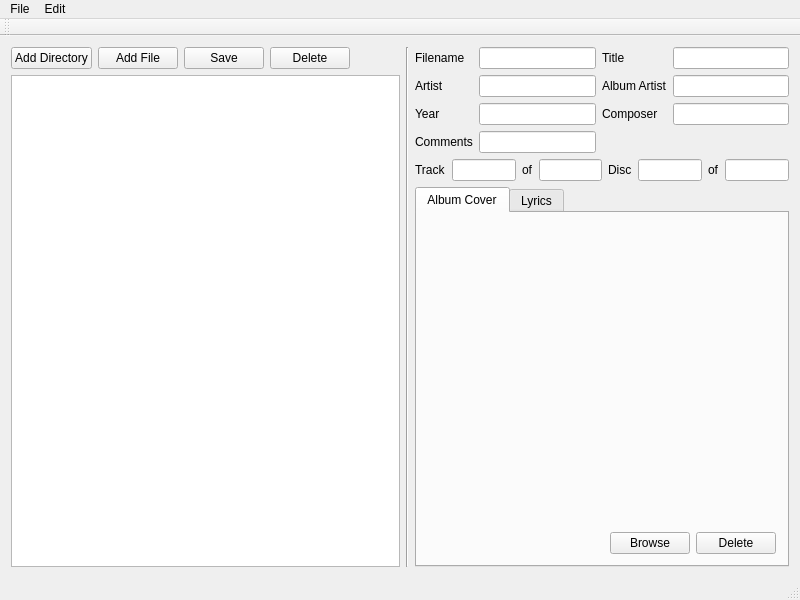
<?xml version="1.0" encoding="UTF-8"?>
<ui version="4.0">
 <class>MainWindow</class>
 <widget class="QMainWindow" name="MainWindow">
  <property name="geometry">
   <rect>
    <x>0</x>
    <y>0</y>
    <width>800</width>
    <height>600</height>
   </rect>
  </property>
  <property name="windowTitle">
   <string>MainWindow</string>
  </property>
  <widget class="QWidget" name="centralWidget">
   <layout class="QHBoxLayout" name="horizontalLayout_6">
    <item>
     <layout class="QVBoxLayout" name="verticalLayout">
      <item>
       <layout class="QHBoxLayout" name="horizontalLayout_5">
        <item>
         <widget class="QPushButton" name="addDirPushButton">
          <property name="text">
           <string>Add Directory</string>
          </property>
         </widget>
        </item>
        <item>
         <widget class="QPushButton" name="addFilePushButton">
          <property name="text">
           <string>Add File</string>
          </property>
         </widget>
        </item>
        <item>
         <widget class="QPushButton" name="savePushButton">
          <property name="text">
           <string>Save</string>
          </property>
         </widget>
        </item>
        <item>
         <widget class="QPushButton" name="deletePushButton">
          <property name="text">
           <string>Delete</string>
          </property>
         </widget>
        </item>
        <item>
         <spacer name="horizontalSpacer">
          <property name="orientation">
           <enum>Qt::Horizontal</enum>
          </property>
          <property name="sizeType">
           <enum>QSizePolicy::MinimumExpanding</enum>
          </property>
          <property name="sizeHint" stdset="0">
           <size>
            <width>50</width>
            <height>20</height>
           </size>
          </property>
         </spacer>
        </item>
       </layout>
      </item>
      <item>
       <widget class="QListView" name="listView">
        <property name="minimumSize">
         <size>
          <width>375</width>
          <height>0</height>
         </size>
        </property>
       </widget>
      </item>
     </layout>
    </item>
    <item>
     <widget class="Line" name="line">
      <property name="orientation">
       <enum>Qt::Vertical</enum>
      </property>
     </widget>
    </item>
    <item>
     <layout class="QVBoxLayout" name="verticalLayout_2">
      <item>
       <layout class="QGridLayout" name="gridLayout_2">
        <item row="3" column="1">
         <widget class="QLineEdit" name="lineEdit_6"/>
        </item>
        <item row="0" column="2">
         <widget class="QLabel" name="label_5">
          <property name="text">
           <string>Title</string>
          </property>
         </widget>
        </item>
        <item row="2" column="3">
         <widget class="QLineEdit" name="lineEdit_7"/>
        </item>
        <item row="2" column="0">
         <widget class="QLabel" name="label_4">
          <property name="text">
           <string>Year</string>
          </property>
         </widget>
        </item>
        <item row="1" column="0">
         <widget class="QLabel" name="label_3">
          <property name="text">
           <string>Artist</string>
          </property>
         </widget>
        </item>
        <item row="1" column="1">
         <widget class="QLineEdit" name="lineEdit_4"/>
        </item>
        <item row="0" column="0">
         <widget class="QLabel" name="label_2">
          <property name="text">
           <string>Filename</string>
          </property>
         </widget>
        </item>
        <item row="1" column="2">
         <widget class="QLabel" name="label_9">
          <property name="text">
           <string>Album Artist</string>
          </property>
         </widget>
        </item>
        <item row="0" column="3">
         <widget class="QLineEdit" name="lineEdit_2"/>
        </item>
        <item row="2" column="2">
         <widget class="QLabel" name="label_8">
          <property name="text">
           <string>Composer</string>
          </property>
         </widget>
        </item>
        <item row="1" column="3">
         <widget class="QLineEdit" name="lineEdit_8"/>
        </item>
        <item row="2" column="1">
         <widget class="QLineEdit" name="lineEdit_3"/>
        </item>
        <item row="3" column="0">
         <widget class="QLabel" name="label_6">
          <property name="text">
           <string>Comments</string>
          </property>
         </widget>
        </item>
        <item row="0" column="1">
         <widget class="QLineEdit" name="lineEdit"/>
        </item>
       </layout>
      </item>
      <item>
       <layout class="QGridLayout" name="gridLayout_4">
        <item row="4" column="5">
         <widget class="QLineEdit" name="lineEdit_10"/>
        </item>
        <item row="4" column="6">
         <widget class="QLabel" name="label_11">
          <property name="text">
           <string>of</string>
          </property>
         </widget>
        </item>
        <item row="4" column="0">
         <widget class="QLabel" name="label">
          <property name="text">
           <string>Track</string>
          </property>
         </widget>
        </item>
        <item row="4" column="4">
         <widget class="QLabel" name="label_10">
          <property name="text">
           <string>Disc</string>
          </property>
         </widget>
        </item>
        <item row="4" column="3">
         <widget class="QLineEdit" name="lineEdit_9"/>
        </item>
        <item row="4" column="1">
         <widget class="QLineEdit" name="lineEdit_5"/>
        </item>
        <item row="4" column="2">
         <widget class="QLabel" name="label_7">
          <property name="text">
           <string>of</string>
          </property>
         </widget>
        </item>
        <item row="4" column="7">
         <widget class="QLineEdit" name="lineEdit_11"/>
        </item>
       </layout>
      </item>
      <item>
       <widget class="QTabWidget" name="tabWidget">
        <property name="currentIndex">
         <number>0</number>
        </property>
        <widget class="QWidget" name="albumCoverTab">
         <attribute name="title">
          <string>Album Cover</string>
         </attribute>
         <layout class="QVBoxLayout" name="verticalLayout_4">
          <item>
           <widget class="QLabel" name="albumCoverLabel">
            <property name="minimumSize">
             <size>
              <width>0</width>
              <height>300</height>
             </size>
            </property>
            <property name="text">
             <string/>
            </property>
           </widget>
          </item>
          <item>
           <layout class="QHBoxLayout" name="horizontalLayout">
            <item>
             <spacer name="horizontalSpacer_2">
              <property name="orientation">
               <enum>Qt::Horizontal</enum>
              </property>
              <property name="sizeHint" stdset="0">
               <size>
                <width>40</width>
                <height>20</height>
               </size>
              </property>
             </spacer>
            </item>
            <item>
             <widget class="QPushButton" name="browseImgPushButton">
              <property name="text">
               <string>Browse</string>
              </property>
             </widget>
            </item>
            <item>
             <widget class="QPushButton" name="deleteImgPushButton">
              <property name="text">
               <string>Delete</string>
              </property>
             </widget>
            </item>
           </layout>
          </item>
         </layout>
        </widget>
        <widget class="QWidget" name="lyricsTab">
         <attribute name="title">
          <string>Lyrics</string>
         </attribute>
         <layout class="QVBoxLayout" name="verticalLayout_3">
          <item>
           <widget class="QTextBrowser" name="textBrowser"/>
          </item>
         </layout>
        </widget>
       </widget>
      </item>
     </layout>
    </item>
   </layout>
  </widget>
  <widget class="QMenuBar" name="menuBar">
   <property name="geometry">
    <rect>
     <x>0</x>
     <y>0</y>
     <width>800</width>
     <height>21</height>
    </rect>
   </property>
   <widget class="QMenu" name="menuFile">
    <property name="title">
     <string>File</string>
    </property>
   </widget>
   <widget class="QMenu" name="menuEdit">
    <property name="title">
     <string>Edit</string>
    </property>
   </widget>
   <addaction name="menuFile"/>
   <addaction name="menuEdit"/>
  </widget>
  <widget class="QToolBar" name="mainToolBar">
   <attribute name="toolBarArea">
    <enum>TopToolBarArea</enum>
   </attribute>
   <attribute name="toolBarBreak">
    <bool>false</bool>
   </attribute>
  </widget>
  <widget class="QStatusBar" name="statusBar"/>
 </widget>
 <layoutdefault spacing="6" margin="11"/>
 <resources/>
 <connections/>
</ui>
